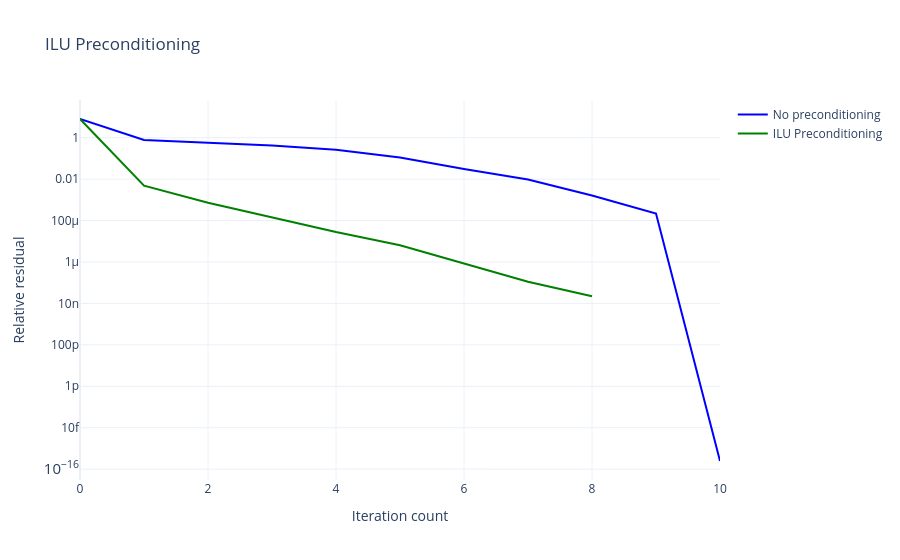

Write notebook code for a chart like this one.
### Markdown cell above
What if we calculate an *approximate* $\mathbf{L}\mathbf{U}$ decomposition that strictly limits the amount of fill-in allowed? We can use these approximate $\tilde{\mathbf{L}}$ and $\tilde{\mathbf{U}}$ factors to form a preconditioner $\mathbf{P}=\tilde{\mathbf{L}}\tilde{\mathbf{U}} \approx \mathbf{A}$. Let's use `scipy.sparse.linalg.spilu` to compute an **Incomplete LU (ILU)** factorization, explicitly capping the `fill_factor` (a measure of how many zeros originally in $\mathbf(A)$ are filled in). 

Notice that we don't pass an inverse matrix into GMRES; we pass a `LinearOperator` function that solves $\mathbf{P}\mathbf{x} = \mathbf{y}$.

### Code cell
ilu = spilu(A, drop_tol=1e-1, permc_spec='NATURAL', diag_pivot_thresh=0)

M = LinearOperator(matvec=ilu.solve, shape=(N**2, N**2), dtype=np.float64)

x0 = np.zeros_like(f)

tracker_uncond = exe.IterationTracker(x0, A, f)
x, _ = gmres(A, f, x0=x0, callback=tracker_uncond, callback_type='pr_norm', restart=200)

tracker_ilu = exe.IterationTracker(x0, A, f)
x_ilu, _ = gmres(A, f, x0=x0, M=M, callback=tracker_ilu, callback_type='pr_norm', restart=200)

fig = go.Figure()
fig.add_trace(go.Scatter(y=tracker_uncond.residuals, mode='lines', name='No preconditioning', line=dict(color='blue')))
fig.add_trace(go.Scatter(y=tracker_ilu.residuals, mode='lines', name='ILU Preconditioning', line=dict(color='green')))
fig.update_layout(title='ILU Preconditioning', yaxis_type='log', xaxis_title='Iteration count', yaxis_title='Relative residual', template='plotly_white')
fig.show()

### Figure 1 — Plotly figure (JSON) as saved in the notebook; plotly's stock layout.template omitted (floating-point values rounded to 4 significant figures)
{"data": [{"line": {"color": "blue"}, "mode": "lines", "name": "No preconditioning", "type": "scatter", "y": [8, 0.7746, 0.5784, 0.4242, 0.2623, 0.1118, 0.0309, 0.009502, 0.001621, 0.0002175, 2.466e-16]}, {"line": {"color": "green"}, "mode": "lines", "name": "ILU Preconditioning", "type": "scatter", "y": [8, 0.004847, 0.000722, 0.0001374, 2.778e-05, 6.457e-06, 8.766e-07, 1.116e-07, 2.22e-08]}], "layout": {"title": {"text": "ILU Preconditioning"}, "xaxis": {"title": {"text": "Iteration count"}}, "yaxis": {"title": {"text": "Relative residual"}, "type": "log"}}}
